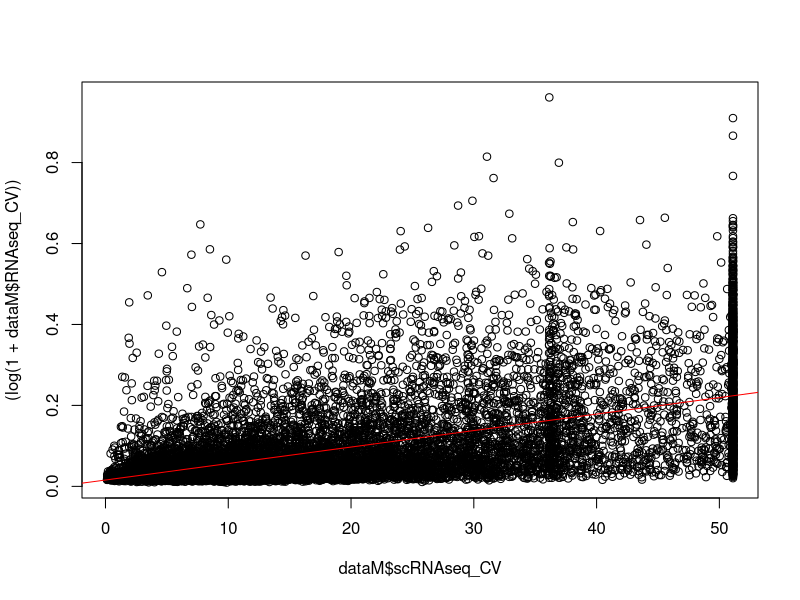
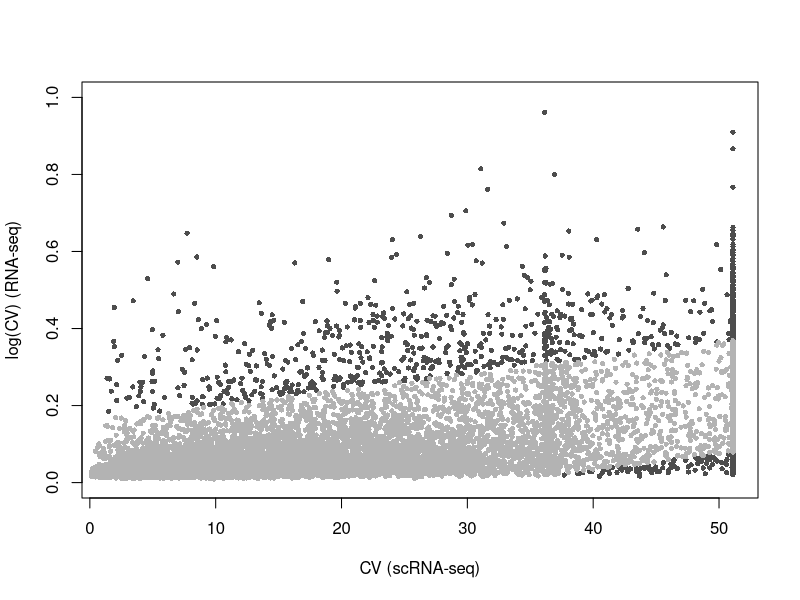

Write the R code that produced these figures, in order. (Note: this script raises an error after producing the figures.)
dataM <- read.csv("dataFiles/dataM.csv")
dataT <- read.csv("dataFiles/dataT.csv")

# Linear model
lmM <- lm(formula = (log(1+RNAseq_CV))~scRNAseq_CV, data = dataM)
plot((log(1+dataM$RNAseq_CV))~dataM$scRNAseq_CV)
abline(lmM, col= "red")

# Confidence intervals
ci <- predict(object = lmM,newdata = data.frame(scRNAseq_CV= dataM$scRNAseq_CV), interval="predict", level = 0.9)
limits <- cbind(gene= dataM$ENSEMBL,x=dataM$scRNAseq_CV,y=log(1+dataM$RNAseq_CV),ci)

# Split the groups
pdf("genesByGroup/M-plotGroups.pdf")
g1 <- limits[limits[,3]>limits[,6],]
plot(x = g1[,2], y = g1[,3], col = "gray30", pch = 16, cex= 0.7, ylim=c(0,1), xlab = "CV (scRNA-seq)", ylab= "log(CV) (RNA-seq)")
g3 <- limits[limits[,3]<limits[,5],]
points(x = g3[,2], y = g3[,3], col = "gray30", pch = 16, cex= 0.7)
g2 <- limits[((limits[,3]<limits[,6])&(limits[,3]>limits[,5])),]
points(x = g2[,2], y = g2[,3], col = "gray70", pch = 16, cex= 0.7)
dev.off()

# Output files
writeLines(text = as.vector(dataM$ENSEMBL[g1[,1]]),con='genesByGroup/M-G1.txt')
writeLines(text = as.vector(dataM$ENSEMBL[g2[,1]]),con='genesByGroup/M-G2.txt')
writeLines(text = as.vector(dataM$ENSEMBL[g3[,1]]),con='genesByGroup/M-G3.txt')

### T - CELLS
dataT <- read.csv("dataFiles/dataT.csv")

# Linear model
lmM <- lm(formula = (log(1+RNAseq_CV))~scRNAseq_CV, data = dataT)
plot((log(1+dataT$RNAseq_CV))~dataT$scRNAseq_CV)
abline(lmM, col= "red")

# Confidence intervals
ci <- predict(object = lmM,newdata = data.frame(scRNAseq_CV= dataT$scRNAseq_CV), interval="predict", level = 0.9)
limits <- cbind(gene= dataT$ENSEMBL,x=dataT$scRNAseq_CV,y=log(1+dataT$RNAseq_CV),ci)

# Split the groups
pdf("genesByGroup/T-plotGroups.pdf")
g1 <- limits[limits[,3]>limits[,6],]
plot(x = g1[,2], y = g1[,3], col = "gray30", pch = 16, cex= 0.7, ylim=c(0,1), xlab = "CV (scRNA-seq)", ylab= "log(CV) (RNA-seq)")
g3 <- limits[limits[,3]<limits[,5],]
points(x = g3[,2], y = g3[,3], col = "gray30", pch = 16, cex= 0.7)
g2 <- limits[((limits[,3]<limits[,6])&(limits[,3]>limits[,5])),]
points(x = g2[,2], y = g2[,3], col = "gray70", pch = 16, cex= 0.7)
dev.off()

# Output files
writeLines(text = as.vector(dataT$ENSEMBL[g1[,1]]),con='genesByGroup/T-G1.txt')
writeLines(text = as.vector(dataT$ENSEMBL[g2[,1]]),con='genesByGroup/T-G2.txt')
writeLines(text = as.vector(dataT$ENSEMBL[g3[,1]]),con='genesByGroup/T-G3.txt')
